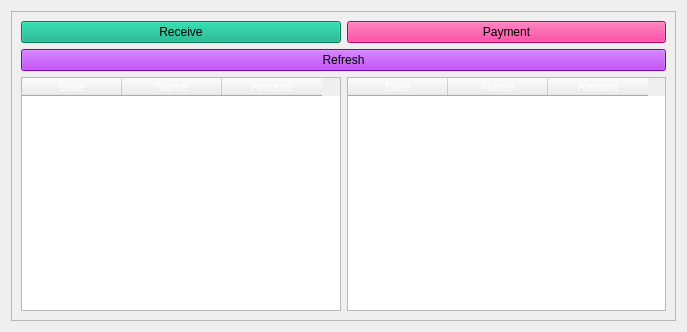
<?xml version="1.0" encoding="UTF-8"?>
<ui version="4.0">
 <class>CashFlowWidget</class>
 <widget class="QWidget" name="CashFlowWidget">
  <property name="geometry">
   <rect>
    <x>0</x>
    <y>0</y>
    <width>687</width>
    <height>332</height>
   </rect>
  </property>
  <property name="sizePolicy">
   <sizepolicy hsizetype="Preferred" vsizetype="Preferred">
    <horstretch>0</horstretch>
    <verstretch>0</verstretch>
   </sizepolicy>
  </property>
  <property name="windowTitle">
   <string>Form</string>
  </property>
  <layout class="QVBoxLayout" name="verticalLayout">
   <item>
    <widget class="QFrame" name="frame">
     <property name="styleSheet">
      <string notr="true"/>
     </property>
     <property name="frameShape">
      <enum>QFrame::StyledPanel</enum>
     </property>
     <property name="frameShadow">
      <enum>QFrame::Raised</enum>
     </property>
     <layout class="QVBoxLayout" name="verticalLayout_2">
      <item>
       <layout class="QHBoxLayout" name="horizontalLayout_2">
        <item>
         <widget class="QPushButton" name="pb_add_trx_in">
          <property name="styleSheet">
           <string notr="true">background-color: rgb(0, 170, 127);</string>
          </property>
          <property name="text">
           <string>Receive</string>
          </property>
         </widget>
        </item>
        <item>
         <widget class="QPushButton" name="pb_add_trx_out">
          <property name="styleSheet">
           <string notr="true">background-color: rgb(255, 0, 127);</string>
          </property>
          <property name="text">
           <string>Payment</string>
          </property>
         </widget>
        </item>
       </layout>
      </item>
      <item>
       <widget class="QPushButton" name="pb_cash_flow_refresh">
        <property name="styleSheet">
         <string notr="true">background-color: rgb(170, 0, 255);</string>
        </property>
        <property name="text">
         <string>Refresh</string>
        </property>
       </widget>
      </item>
      <item>
       <layout class="QHBoxLayout" name="horizontalLayout">
        <item>
         <widget class="QTableWidget" name="table_cash_flow_in">
          <property name="styleSheet">
           <string notr="true">color: rgb(255, 255, 255);
            border-top-color: rgb(85, 255, 127);
           </string>
          </property>
          <column>
           <property name="text">
            <string>Date</string>
           </property>
          </column>
          <column>
           <property name="text">
            <string>Name</string>
           </property>
          </column>
          <column>
           <property name="text">
            <string>Amount</string>
           </property>
          </column>
         </widget>
        </item>
        <item>
         <widget class="QTableWidget" name="table_cash_flow_out">
          <property name="styleSheet">
           <string notr="true">color: rgb(255, 255, 255);
            border-top-color: rgb(85, 255, 127);
           </string>
          </property>
          <column>
           <property name="text">
            <string>Date</string>
           </property>
          </column>
          <column>
           <property name="text">
            <string>Name</string>
           </property>
          </column>
          <column>
           <property name="text">
            <string>Amount</string>
           </property>
          </column>
         </widget>
        </item>
       </layout>
      </item>
     </layout>
    </widget>
   </item>
  </layout>
 </widget>
 <resources/>
 <connections/>
</ui>
